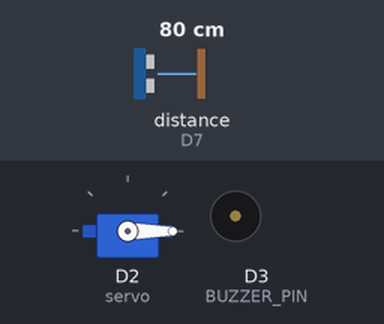
A sketch run on a simulated ESP8266 (NodeMCU). On the bench: servo, buzzer (waves = sounding, pin HIGH). Wiring (inferred from the names in the program): ultrasonic range finder: trigger D8; echo D7. The test bench sets the inputs (shaded band); at power-on: distance to the obstacle (sensor on D7) 80 cm. The echo pulse lasts 58.3 µs per cm; pins used as bus, display or sensor lines are not drawn; what the sketch prints to the serial monitor is not drawn.

Above: at 1.3 s.
1.4 s: distance to the obstacle (sensor on D7) set to 12 cm
2.9 s: distance to the obstacle (sensor on D7) set to 9 cm
At 3.7 s:
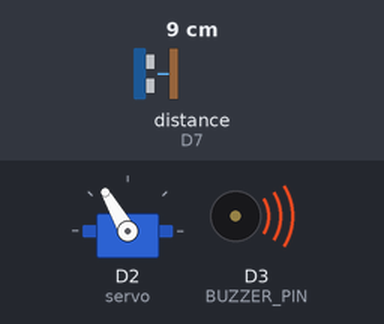
At 8.4 s:
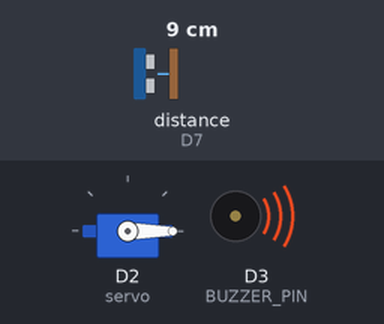
Timing chart, 0 to 10.0 s (numbered marks = the images above; inputs shaded):
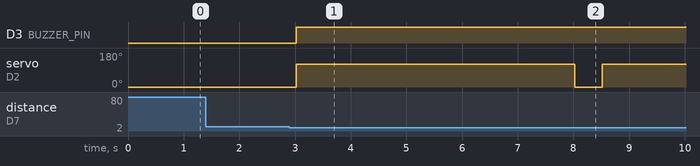

Measured:
- the behaviour switches between 11 and 10 cm on distance to the obstacle (sensor on D7) (found by bisection; images 0 and 1)
- after the input at 1.4 s, every drawn part: stays the same
- after the input at 2.9 s, D3 (BUZZER_PIN): LOW → HIGH after 0.12 s; servo on D2 (servo): 0° → 120° after 0.12 s, → 0° 5.0 s later, → 120° 0.50 s later

The sketch:

arduino.ino
```cpp
#include <Servo.h>

// Định nghĩa các chân
#define TRIG_PIN D8
#define ECHO_PIN D7
#define BUZZER_PIN D3   // Chân điều khiển còi
Servo servo;

// Ngưỡng khoảng cách
const int DISTANCE_THRESHOLD = 10;
const unsigned long delayTime = 5000; // 5 giây

void setup() {
  pinMode(TRIG_PIN, OUTPUT);
  pinMode(ECHO_PIN, INPUT);
  pinMode(BUZZER_PIN, OUTPUT); // Thiết lập chân còi là OUTPUT
  Serial.begin(9600);          // Khởi động Serial để in khoảng cách
  servo.attach(D2);            // Kết nối Servo với chân D2
  servo.write(0);              // Đặt Servo về vị trí ban đầu
}

void loop() {
  // Đo khoảng cách từ cảm biến HC-SR04
  long distance = measureDistance();

  // In khoảng cách đo được
  Serial.print("Khoảng cách: ");
  Serial.print(distance);
  Serial.println(" cm");

  // Điều khiển Servo và còi
  if (distance > 0 && distance < DISTANCE_THRESHOLD) {
    // Kích hoạt còi
    digitalWrite(BUZZER_PIN, HIGH);
    servo.write(120); // Quay Servo đến 120 độ
    Serial.println("Mở cửa");
    delay(delayTime); // Chờ 5 giây
    servo.write(0);   // Quay Servo về 0 độ
    Serial.println("Đóng cửa");
  } else {
    // Tắt còi khi không ở trong khoảng cách nguy hiểm
    digitalWrite(BUZZER_PIN, LOW);
    servo.write(0); // Luôn giữ Servo ở vị trí ban đầu
  }

  delay(500); // Chờ 0.5 giây trước khi đo lại
}

// Hàm đo khoảng cách
long measureDistance() {
  digitalWrite(TRIG_PIN, LOW);
  delayMicroseconds(2);
  digitalWrite(TRIG_PIN, HIGH);
  delayMicroseconds(10);
  digitalWrite(TRIG_PIN, LOW);

  long duration = pulseIn(ECHO_PIN, HIGH);
  long distance = duration * 0.034 / 2; // Tính khoảng cách (cm)

  return distance;
}
```
